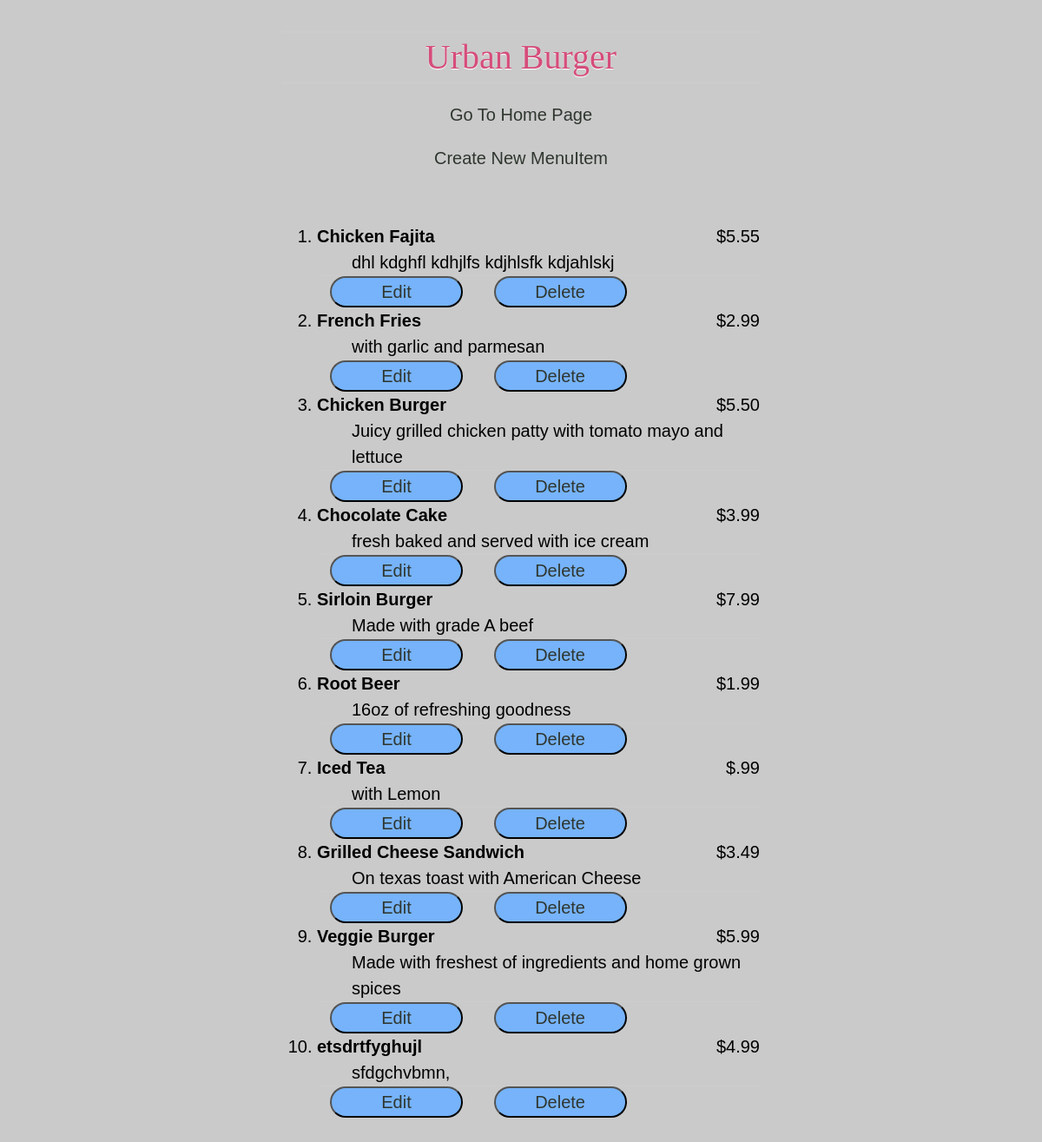
Page /restaurants/1/ on the committed database.
### database_setup.py (models this page shows, shortened)
class Restaurant(Base):                                              # Restaurant base class
    __tablename__ = 'restaurant'                                     # resturant is the table name
    name = Column(String(80), nullable = False)                      # has name of String size 80 characters and entry cannot be created if name of restaurant is not entered
    id = Column(Integer, primary_key = True)                         # restaurant table has another column having id as the primary key for each row

class MenuItem(Base):                                                # MenuItem class
    __tablename__ = 'menu_item'                                      # table name is menu_item
    name = Column(String(250), nullable = False)                     # has a name of upto 250 character and entry cannot created if name of the menuitem is not entered
    id = Column(Integer, primary_key = True)                         # each row would have an id which would act as primary key
    course = Column(String(250))                                     # course column has string size upto 250 characters
    description = Column(String(250))                                # description of each menuitem as a column and having as string size upto 250 characters
    price = Column(String(8))                                        # price is another column of menuitem having a string size of 8 characters
    restaurant_id = Column(Integer, ForeignKey('restaurant.id'))     # restaurant_id is the foriegn key connecting 2 tables meaning, pick the restaurant id number of the restaurant when I ask for 'restaurant_id' which would mean to assign a specific menuitem to a particular restaurant
    restaurant = relationship(Restaurant)                            # creating a variable 'restaurant' to make a relationship with the class Restaurant

### app.py (the view)
@app.route('/restaurants/<int:restaurant_id>/')
def restaurant_menu(restaurant_id):
    restaurant = session.query(Restaurant).filter_by(id = restaurant_id).one()
    menu_items = session.query(MenuItem).filter_by(restaurant_id=restaurant_id)
    if menu_items:
        return render_template('restaurantmenu.html',
                               restaurant=restaurant, menu_items=menu_items)
    else:
        return "No Menus Found"

### templates/restaurantmenu.html (shortened to what this page needs)
<html>
		<head>
				<link rel=stylesheet type=text/css href="{{ url_for('static', filename='styles.css') }}">
		</head>
		<body>
				<h1>{{ restaurant.name }}</h1>
				<h4><a class="hoverlink" href="{{ url_for('restaurants') }}">Go To Home Page</a></h4>
				<h3><a class="hoverlink" href="{{ url_for('create_menu_item', restaurant_id=restaurant.id) }}">
								Create New MenuItem</a></h3>
				<br>
				<ol>
						{% for menu_item in menu_items %}
						<li class="itemname"><strong>{{ menu_item.name }}</strong>
						<span class="price">{{ menu_item.price }}<br></span>
								<ul class="lineafter">
										<li> {{ menu_item.description }}</li>
								</ul>
							<button class="edit-btn"><a href="{{ url_for('edit_menu_item',
							restaurant_id=restaurant.id, menu_id=menu_item.id) }}"><span>
									Edit</span></a></button>
						<button class="delete-btn"><a href="{{ url_for('delete_menu_item',
						restaurant_id=restaurant.id, menu_id=menu_item.id) }}">
										Delete</a></button>
								<br>
						{% endfor %}
				</ol>
		</body>
</html>

### static/styles.css (style rules this page uses)
body { font: 200 20px/1.5 Helvetica, Verdana, sans-serif; padding: 0; width: 550px; margin: auto; margin-top: 10px; margin-bottom: 20px; background:url(https://subtlepatterns.com/patterns/little_pluses.png) #cacaca; border: 5px solid #cacaca; border-radius: 10px; }
h1 { color: #d54d7b; font-family: "Great Vibes", cursive; line-height: 160px; font-weight: normal; margin-bottom: 0px; margin-top: 40px; text-shadow: 0 1px 1px #fff; border-top: 3px solid #ccc; border-bottom: 3px solid #ccc; border-margin: 100px; }
h1, h2, h3, h4, h5, h6 { text-align: center; font-weight: 400; line-height: 1.4; margin-top: 20px; margin-bottom: 10px; }
ul { list-style-type: none }
a:-webkit-any-link { color: #2f362f; cursor: pointer; font: 200 20px/1.5 Helvetica, Verdana, sans-serif; text-decoration: none; }
.lineafter { border-bottom: 1px solid #ccc; }
.lineafter li:last-child { border: none }
.itemname { width: 50% float: left; }
.price { text-align: right; width: 50%; float: right; }
button { background: #76B3FA; border-radius: 50px; color: #fff; text-decoration: none; font-size: 1.45em; margin: 0 15px; width: 30%; display: relative; }

### rows in the picture
Restaurant: name "Urban Burger"
MenuItem: name "Chicken Fajita", price "$5.55", description "dhl kdghfl kdhjlfs kdjhlsfk kdjahlskj"
MenuItem: name "French Fries", price "$2.99", description "with garlic and parmesan"
MenuItem: name "Chicken Burger", price "$5.50", description "Juicy grilled chicken patty with tomato mayo and lettuce"
MenuItem: name "Chocolate Cake", price "$3.99", description "fresh baked and served with ice cream"
MenuItem: name "Sirloin Burger", price "$7.99", description "Made with grade A beef"
MenuItem: name "Root Beer", price "$1.99", description "16oz of refreshing goodness"
MenuItem: name "Iced Tea", price "$.99", description "with Lemon"
MenuItem: name "Grilled Cheese Sandwich", price "$3.49", description "On texas toast with American Cheese"
MenuItem: name "Veggie Burger", price "$5.99", description "Made with freshest of ingredients and home grown spices"
MenuItem: name "etsdrtfyghujl", price "$4.99", description "sfdgchvbmn,"
